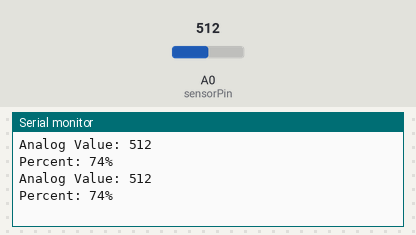
Recording of a sketch running on a simulated Arduino Uno, built with avr-gcc and run on an emulated ATmega328P. On the bench: the last lines printed to the serial monitor. The inputs (shaded band) are chosen by the test bench; at power-on: A0 (sensorPin) = 512.

Above: at 1.8 s.
1.9 s: A0 (sensorPin) set to 0
At 2.9 s:
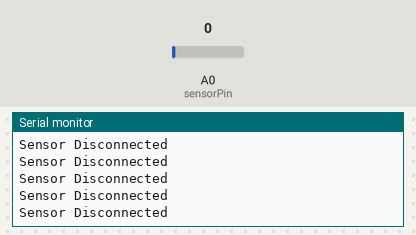
3.9 s: A0 (sensorPin) set to 122
At 5.3 s:
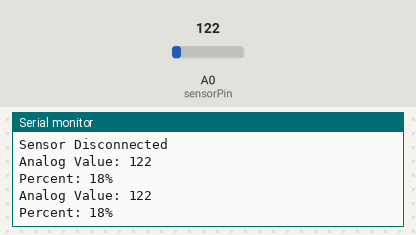
5.4 s: A0 (sensorPin) set to 0
At 6.2 s:
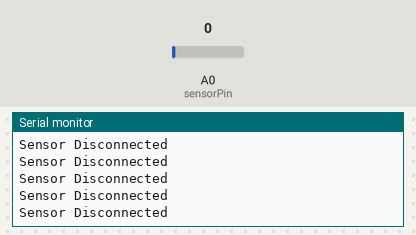

The sketch:

Simple_Soil_Mosture_Sensor.ino
```cpp
/* Define variables */
int sensorPin = A0;
int sensorValue = 0;
int percent = 0;

const int dry = 1; // Value of the sensor when it is dry
const int wet = 697; // Value of the sensor when it is wet

/* Initialises Serial Communication */
void setup() {
  Serial.begin(9600);
}

void loop() {

  /* Read the sensor into a variable */
  sensorValue = analogRead(sensorPin);

  /* Check if the sensor has been disconnected or not */
  if (sensorValue == 0)
  {
    Serial.print("Sensor Disconnected\n");
  }
  else
  {
      /* Convert the analog sensor into a percent value and print every 5 seconds */
      percent = convertToPercent(sensorValue);
      printValuesToSerial();
      delay(1000);
    }
}

/* Function to convert analog value to a percent value and return */
int convertToPercent(int value)
{
  int percentValue = 0;
  percentValue = map(value, wet, dry, 100, 0);
  return percentValue;
}

/* Function to print the current analog and percent values to the serial monitor */
void printValuesToSerial()
{
  Serial.print("\n\nAnalog Value: ");
  Serial.print(sensorValue);
  Serial.print("\nPercent: ");
  Serial.print(percent);
  Serial.print("%");
}
```

Measured:
- after the input at 1.9 s, the serial monitor: prints a new line after 0.10 s (image 1)
- after the input at 3.9 s, the serial monitor: prints a new line after 0.08 s (image 2)
- after the input at 5.4 s, the serial monitor: prints a new line after 0.54 s (image 3)
